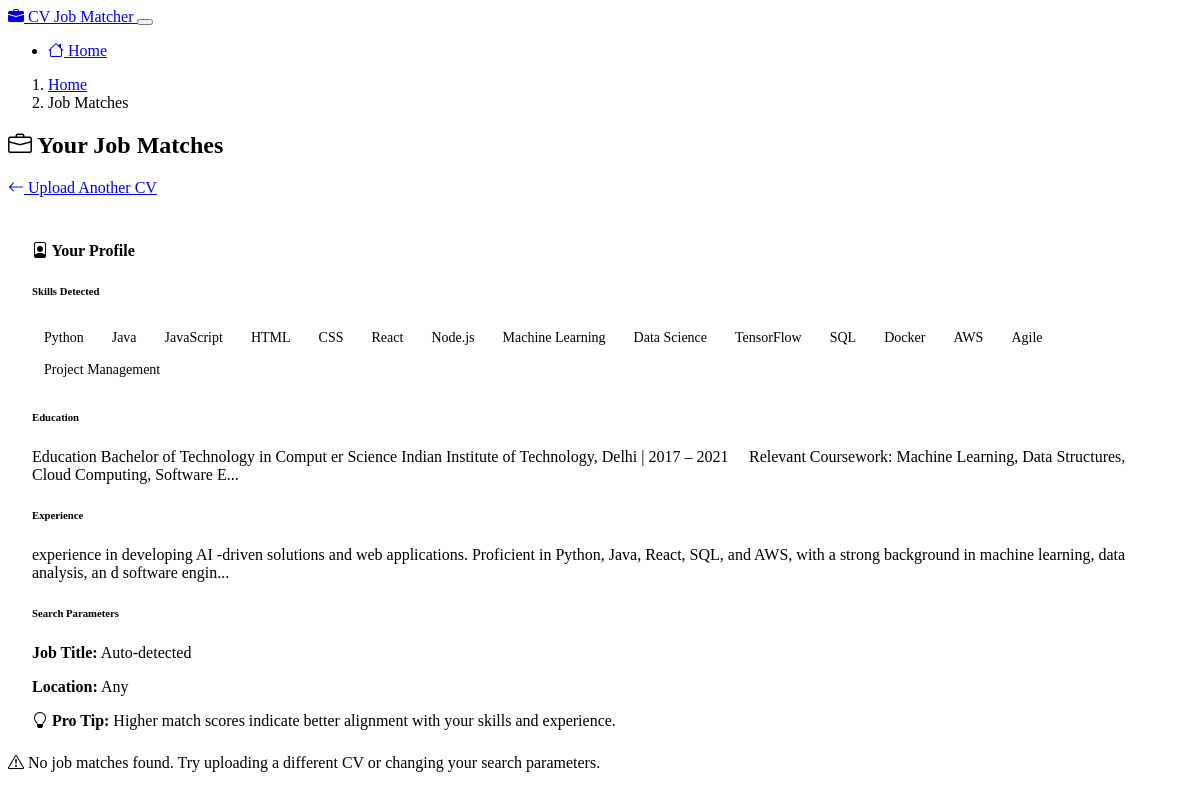
Page /results/1 on the committed database.
### models.py (models this page shows, shortened)
class Resume(db.Model):
    id = db.Column(db.Integer, primary_key=True)
    filename = db.Column(db.String(255), nullable=False)
    original_filename = db.Column(db.String(255), nullable=False)
    upload_date = db.Column(db.DateTime, default=datetime.utcnow)
    raw_text = db.Column(db.Text)
    skills = db.Column(db.Text)
    education = db.Column(db.Text)
    experience = db.Column(db.Text)
    job_title = db.Column(db.String(255))
    location = db.Column(db.String(255))
    def skills_list(self):
        if self.skills:
            return [skill.strip() for skill in self.skills.split(',')]
        return []

### routes.py (the view)
@app.route('/results/<int:resume_id>')
def results(resume_id):
    resume = Resume.query.get_or_404(resume_id)
    job_matches = JobMatch.query.filter_by(resume_id=resume_id).order_by(JobMatch.score.desc()).all()
    return render_template(
        'results.html',
        resume=resume,
        job_matches=job_matches,
        skills=resume.skills_list()
    )

### templates/results.html
{% extends "layout.html" %}
{% block content %}
<div class="row mt-4">
    <div class="col-md-12 mb-4">
        <nav aria-label="breadcrumb">
            <ol class="breadcrumb">
                <li class="breadcrumb-item"><a href="{{ url_for('index') }}">Home</a></li>
                <li class="breadcrumb-item active" aria-current="page">Job Matches</li>
            </ol>
        </nav>
        <div class="d-flex justify-content-between align-items-center">
            <h2><i class="bi bi-briefcase"></i> Your Job Matches</h2>
            <a href="{{ url_for('index') }}" class="btn btn-outline-secondary">
                <i class="bi bi-arrow-left"></i> Upload Another CV
            </a>
        </div>
    </div>
</div>
<div class="row">
    <div class="col-md-4 mb-4">
        <div class="resume-summary shadow-sm sticky-top" style="top: 20px;">
            <h4><i class="bi bi-file-person"></i> Your Profile</h4>
            <div class="mb-3">
                <h6>Skills Detected</h6>
                <div>
                    {% if skills %}
                        {% for skill in skills %}
                            <span class="skill-tag">{{ skill }}</span>
                        {% endfor %}
                    {% else %}
                        <p class="text-muted">No specific skills detected</p>
                    {% endif %}
                </div>
            </div>
            {% if resume.education %}
            <div class="mb-3">
                <h6>Education</h6>
                <p class="text-break" style="max-height: 150px; overflow-y: auto;">
                    {{ resume.education[:200] }}{% if resume.education|length > 200 %}...{% endif %}
                </p>
            </div>
            {% endif %}
            {% if resume.experience %}
            <div class="mb-3">
                <h6>Experience</h6>
                <p class="text-break" style="max-height: 150px; overflow-y: auto;">
                    {{ resume.experience[:200] }}{% if resume.experience|length > 200 %}...{% endif %}
                </p>
            </div>
            {% endif %}
            <div class="mt-3">
                <h6>Search Parameters</h6>
                <p class="mb-1">
                    <strong>Job Title:</strong>
                    {% if resume.job_title %}{{ resume.job_title }}{% else %}<span class="text-muted">Auto-detected</span>{% endif %}
                </p>
                <p class="mb-0">
                    <strong>Location:</strong>
                    {% if resume.location %}{{ resume.location }}{% else %}<span class="text-muted">Any</span>{% endif %}
                </p>
            </div>
            <div class="alert alert-info mt-3 mb-0">
                <i class="bi bi-lightbulb"></i> <strong>Pro Tip:</strong>
                Higher match scores indicate better alignment with your skills and experience.
            </div>
        </div>
    </div>
    <div class="col-md-8">
        {% if job_matches %}
            <div class="mb-3">
                <p class="text-muted">Found {{ job_matches|length }} job matches based on your CV</p>
            </div>
            {% for job in job_matches %}
                {% set match_class = 'match-poor' %}
                {% if job.score >= 80 %}
                    {% set match_class = 'match-high' %}
                {% elif job.score >= 60 %}
                    {% set match_class = 'match-medium' %}
                {% elif job.score >= 40 %}
                    {% set match_class = 'match-low' %}
                {% endif %}
                <div class="card mb-4 shadow-sm job-card {{ match_class }}">
                    <div class="card-header bg-dark d-flex justify-content-between align-items-center">
                        <h5 class="mb-0">{{ job.job_title }}</h5>
                        <div class="match-score" data-score="{{ job.score }}">
                            <div class="d-flex align-items-center">
                                <span class="score-value me-2">{{ job.score }}%</span>
                                <div class="progress flex-grow-1" style="height: 10px;">
                                    <div class="progress-bar" role="progressbar" style="width: 0%;"
                                         aria-valuenow="0" aria-valuemin="0" aria-valuemax="100"></div>
                                </div>
                            </div>
                        </div>
                    </div>
                    <div class="card-body">
                        <div class="mb-3">
                            <h6>{{ job.company }}</h6>
                            <p class="mb-1">
                                <i class="bi bi-geo-alt"></i> {{ job.location or 'Location not specified' }}
                            </p>
                        </div>
                        <a class="job-description-toggle" data-job-id="{{ job.id }}">
                            <i class="bi bi-chevron-down"></i> Show Description
                        </a>
                        <div id="job-description-{{ job.id }}" class="mt-3 d-none">
                            <p class="text-break">{{ job.description or 'No description available' }}</p>
                        </div>
                    </div>
                    <div class="card-footer bg-dark">
                        {% if job.url %}
                            <a href="{{ job.url }}" target="_blank" class="btn btn-primary">
                                <i class="bi bi-box-arrow-up-right"></i> Apply Now
                            </a>
                        {% else %}
                            <button class="btn btn-secondary" disabled>
                                <i class="bi bi-exclamation-circle"></i> No Application Link
                            </button>
                        {% endif %}
                    </div>
                </div>
            {% endfor %}
        {% else %}
            <div class="alert alert-warning">
                <i class="bi bi-exclamation-triangle"></i> No job matches found. Try uploading a different CV or changing your search parameters.
            </div>
        {% endif %}
    </div>
</div>
{% endblock %}

### templates/layout.html (shortened to what this page needs)
<!DOCTYPE html>
<html lang="en" data-bs-theme="dark">
<head>
    <link rel="stylesheet" href="https://cdn.replit.com/agent/bootstrap-agent-dark-theme.min.css">
    <link rel="stylesheet" href="https://cdn.jsdelivr.net/npm/bootstrap-icons@1.10.0/font/bootstrap-icons.css">
    <link rel="stylesheet" href="{{ url_for('static', filename='css/custom.css') }}">
</head>
<body>
    <nav class="navbar navbar-expand-lg navbar-dark bg-dark">
        <div class="container">
            <a class="navbar-brand" href="{{ url_for('index') }}">
                <i class="bi bi-briefcase-fill"></i> CV Job Matcher
            </a>
            <button class="navbar-toggler" type="button" data-bs-toggle="collapse" data-bs-target="#navbarNav"
                    aria-controls="navbarNav" aria-expanded="false" aria-label="Toggle navigation">
            </button>
            <div class="collapse navbar-collapse" id="navbarNav">
                <ul class="navbar-nav ms-auto">
                    <li class="nav-item">
                        <a class="nav-link" href="{{ url_for('index') }}">
                            <i class="bi bi-house"></i> Home
                        </a>
                    </li>
                </ul>
            </div>
        </div>
    </nav>
    <div class="container main-container fade-in">
        {% block content %}{% endblock %}
    </div>
</body>
</html>

### static/css/custom.css (style rules this page uses)
.main-container { min-height: 100vh; padding-bottom: 60px; }
.skill-tag { display: inline-block; padding: 0.25rem 0.5rem; margin: 0.25rem; border-radius: 16px; background-color: var(--bs-dark); color: var(--bs-light); font-size: 0.875rem; }
.resume-summary { background-color: rgba(var(--bs-dark-rgb), 0.05); border-radius: 5px; padding: 1.5rem; }
.fade-in { animation: fadeIn 0.5s ease-in-out; }

### rows in the picture
Resume: education "Education Bachelor of Technology in Comput er Science Indian Institute of Technology, Delhi | 2017 – 2021  Relevant Coursework: Machine Learning, Data Structures, Cloud Computing, Software E", experience "experience in developing AI -driven solutions and web applications. Proficient in Python, Java, React, SQL, and AWS, with a strong background in machine learning, data analysis, an d software engin"

### other values in the picture
{{ skill }} "Python" "Java" "JavaScript" "HTML" "CSS" "React" "Node.js" "Machine Learning" "Data Science" "TensorFlow" "SQL" "Docker" "AWS" "Agile" "Project Management"
